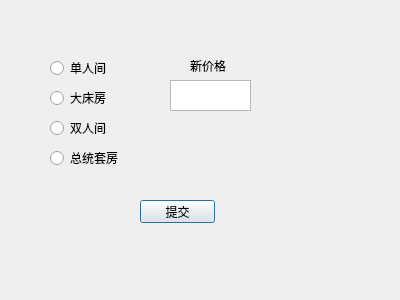
<?xml version="1.0" encoding="UTF-8"?>
<ui version="4.0">
 <class>changeprice</class>
 <widget class="QDialog" name="changeprice">
  <property name="geometry">
   <rect>
    <x>0</x>
    <y>0</y>
    <width>400</width>
    <height>300</height>
   </rect>
  </property>
  <property name="windowTitle">
   <string>Dialog</string>
  </property>
  <widget class="QRadioButton" name="srButton">
   <property name="geometry">
    <rect>
     <x>50</x>
     <y>60</y>
     <width>89</width>
     <height>16</height>
    </rect>
   </property>
   <property name="text">
    <string>单人间</string>
   </property>
  </widget>
  <widget class="QRadioButton" name="brButton_2">
   <property name="geometry">
    <rect>
     <x>50</x>
     <y>90</y>
     <width>89</width>
     <height>16</height>
    </rect>
   </property>
   <property name="text">
    <string>大床房</string>
   </property>
  </widget>
  <widget class="QRadioButton" name="drButton_3">
   <property name="geometry">
    <rect>
     <x>50</x>
     <y>120</y>
     <width>89</width>
     <height>16</height>
    </rect>
   </property>
   <property name="text">
    <string>双人间</string>
   </property>
  </widget>
  <widget class="QRadioButton" name="prButton_4">
   <property name="geometry">
    <rect>
     <x>50</x>
     <y>150</y>
     <width>89</width>
     <height>16</height>
    </rect>
   </property>
   <property name="text">
    <string>总统套房</string>
   </property>
  </widget>
  <widget class="QLabel" name="label">
   <property name="geometry">
    <rect>
     <x>190</x>
     <y>60</y>
     <width>54</width>
     <height>12</height>
    </rect>
   </property>
   <property name="text">
    <string>新价格</string>
   </property>
  </widget>
  <widget class="QTextEdit" name="textEdit">
   <property name="geometry">
    <rect>
     <x>170</x>
     <y>80</y>
     <width>81</width>
     <height>31</height>
    </rect>
   </property>
  </widget>
  <widget class="QPushButton" name="pushButton">
   <property name="geometry">
    <rect>
     <x>140</x>
     <y>200</y>
     <width>75</width>
     <height>23</height>
    </rect>
   </property>
   <property name="text">
    <string>提交</string>
   </property>
  </widget>
 </widget>
 <resources/>
 <connections/>
</ui>
